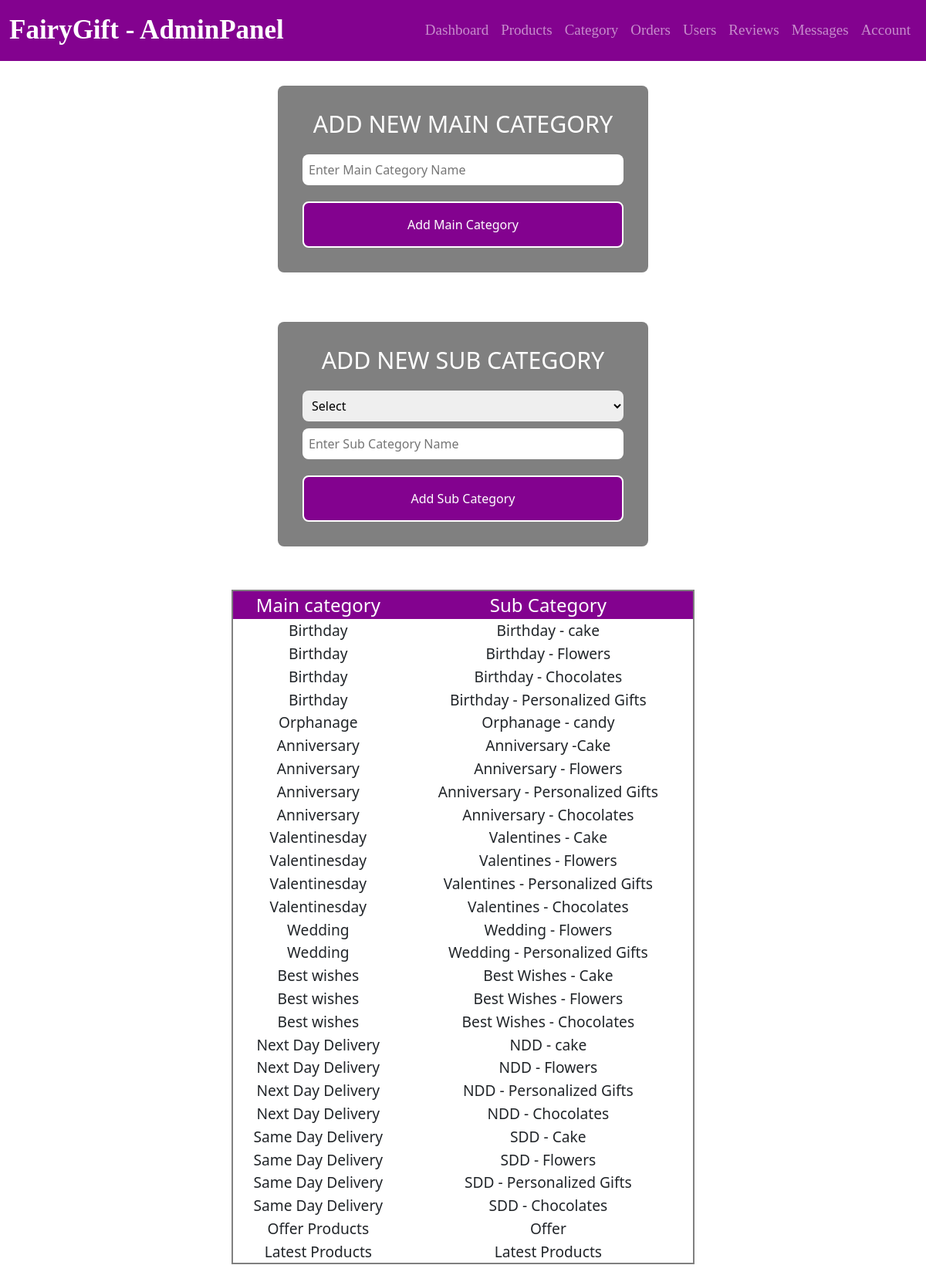
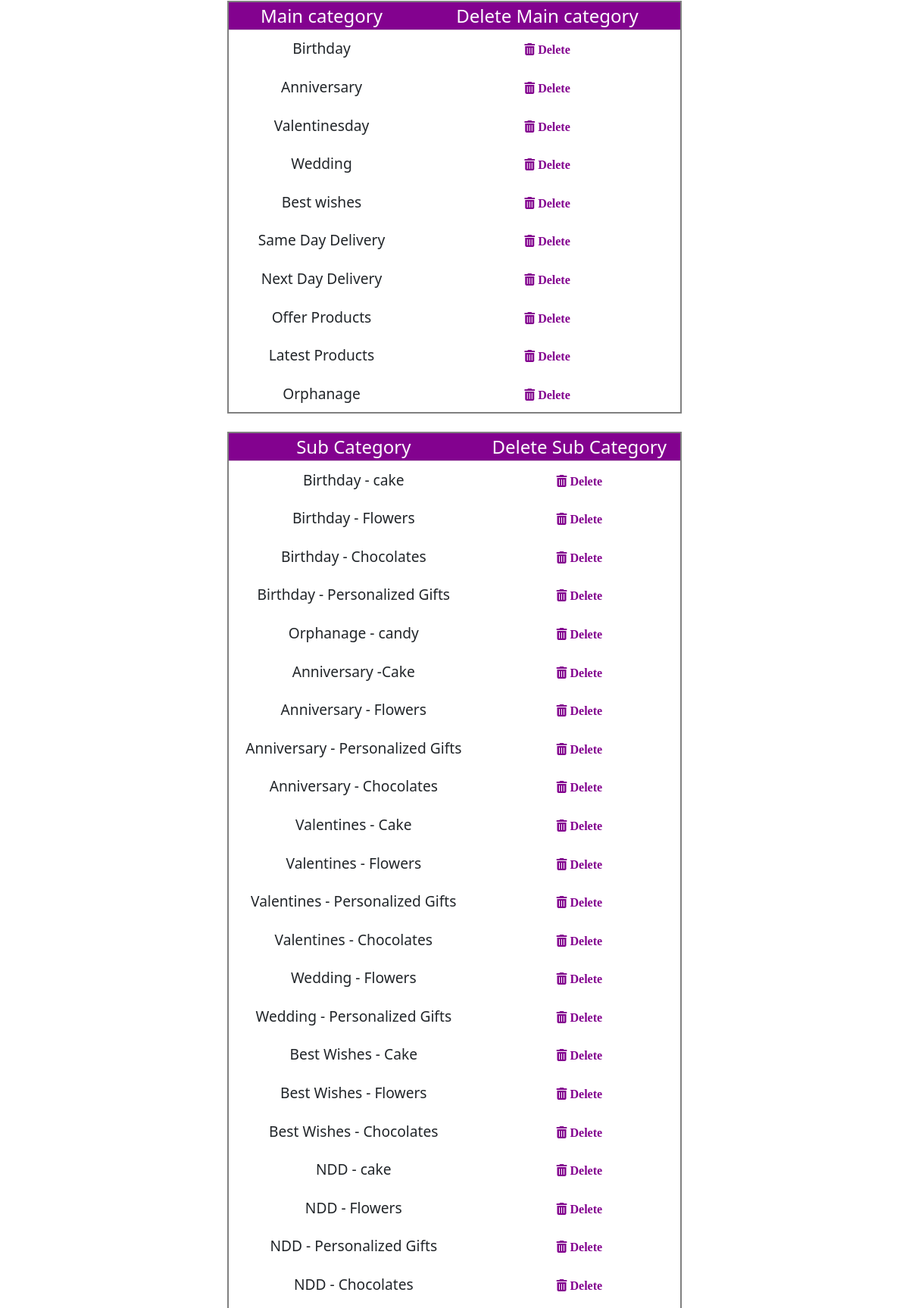
Page /AdminCategory.php (upper part) on the committed database (2 pictures, top to bottom).
### tables this page shows
CREATE TABLE `subcategory` (
  `SC_ID` int(11) NOT NULL,
  `Subcategory` varchar(255) NOT NULL,
  `MC_ID` int(11) NOT NULL
);

CREATE TABLE `maincategory` (
  `MC_ID` int(11) NOT NULL,
  `MC_Name` varchar(255) NOT NULL
);

### AdminCategory.php (the view, shortened to what this page needs)
<!DOCTYPE html>
<html lang="en">
<head>
</head>
<body>
<?php
 @include 'AdminHeader.php';
?>
<body>
<div class="product-Container">
    <div class="admin-product-form-container">
   <form action="" method="POST" enctype="multipart/form-data">
      <h3>Add new Main Category</h3>
      <input type="text" class="box" placeholder="Enter Main Category Name" name="Mcategory">
      <input type="submit" value="Add Main Category" name="add_maincategory" class="btn">
   </form>
</div>
</div>
<body>
<div class="product-Container">
    <div class="admin-product-form-container">
   <form action="" method="POST" enctype="multipart/form-data">
      <h3>Add new Sub Category</h3>
      <select  name="SMcategory" id="C1" class="box">
                <?php
                     $sl="SELECT DISTINCT(MC_Name) FROM maincategory";
                    $r=$connect->query($sl);
                        if($r->num_rows>0)
                            {
                                echo"<option value=''>Select</option>";
                            }
                ?>
            </select>
      <input type="text" class="box" placeholder="Enter Sub Category Name" name="Scategory">
      <input type="submit" value="Add Sub Category" name="add_subcategory" class="btn">
   </form>
</div>
</div>
<br>
<?php
$select = mysqli_query($connect,"SELECT  s.Subcategory,
                                      m.MC_Name FROM  subcategory s INNER JOIN maincategory AS m ON s.MC_ID = m.MC_ID ")or die('query failed');
?>
<div class="scd">
  <table class="scdt">
    <thead class="scdth">
      <tr class="tr">
        <td> Main category </td>
        <td> Sub Category </td>
</tr>
</thead>
<?php
while ($row = mysqli_fetch_assoc($select)){
  ?>
  <tr class="scdtr">
        <td> <?php echo $row['MC_Name'];?> </td>
        <td> <?php echo $row['Subcategory'];?> </td>
      <tr>
<?php
};
?>
</table>
</div>
<br>
<?php
$selectm = mysqli_query($connect,"SELECT * FROM  maincategory")or die('query failed');
?>
<div class="amc">
  <table class="amct">
    <thead class="">
      <tr>
      <td class="amcth"> Main category </td>
        <td class="amcth" >Delete Main category  </td>
</tr>
</thead>
<?php
while ($rowm = mysqli_fetch_assoc($selectm)){
  ?>
  <tr class="amctr">
  <td> <?php echo $rowm['MC_Name'];?> </td>
        <td>
<a href="AdminCategory.php?deleteM=<?php echo $rowm['MC_ID']; ?>" class="acbtn" onclick="return confirm('delete this product?');"> <i class="fa fa-trash"></i> Delete</a>
       </td>
      <tr>
<?php
};
?>
</table>
</div>
<br>
<?php
$selects = mysqli_query($connect,"SELECT * FROM  subcategory")or die('query failed');
?>
<div class="amc">
  <table class="amct">
    <thead class="">
      <tr class="tr">
        <td class="amcth"> Sub Category </td>
        <td class="amcth">Delete Sub Category </td>
</tr>
</thead>
<?php
while ($rows = mysqli_fetch_assoc($selects)){
  ?>
  <tr class="amctr">
        <td> <?php echo $rows['Subcategory'];?> </td>
        <td>
<a href="AdminCategory.php?delete=<?php echo $rows['SC_ID']; ?>" class="acbtn" onclick="return confirm('delete this product?');"> <i class="fa fa-trash"></i> Delete</a>
       </td>
      <tr>
<?php
};
?>
</table>
</div>
</body>
</html>

### AdminStyle.css (style rules this page uses)
* { padding: 0; margin:0; text-decoration: none; list-style: none; }
.btn { display: block; width:100%; cursor: pointer; border-radius: .5rem; margin-top: 1rem; font-size: 1.0rem; padding: 1rem 3rem; background-color:#83028f; color: white; border: 2px solid white; }
.product-Container { padding: 2rem; margin: 0 auto; }
.admin-product-form-container form { max-width: 30rem; margin:0 auto; padding: 2rem; border-radius: .5rem; background-color: grey; }
.admin-product-form-container form h3 { text-transform: uppercase; color:white; margin-bottom: 1rem; text-align: center; font-size: 1.9rem; }
.admin-product-form-container form .box { width: 100%; padding:.5rem .5rem; font-size: 1rem; margin: 0.3rem 0; text-transform: none; background: var(white); border-radius: .5rem; border:var(--border); }
tr { border: 1px solid white; }
.scdt { border: 2px solid grey; width: 50%; margin-left: auto; margin-right: auto; text-align:center; }
.scdth { text-align: center; border-bottom: 1px solid #ddd; background-color: #83028f; color:white; height:25px; font-size: 1.5rem; }
.scdtr { text-align:center; font-size: 1.2rem; }
.amct { border: 2px solid grey; width: 50%; margin-left: auto; margin-right: auto; text-align:center; align-items: center; }
.amcth { text-align: center; border-bottom: 1px solid #ddd; background-color: #83028f; color:white; height:25px; font-size: 1.5rem; }
.amctr { text-align:center; font-size: 1.2rem; }
.acbtn { display:inline-block; cursor: pointer; border-radius: .3rem; margin-top: 0.5rem; margin-bottom: 0.3rem; font-size: 1.0rem; padding: 0.4rem 0.4rem; color:#83028f; text-align: center; font-family:Verdana; width: 50%; text-decoration: none; font-weight: bold; }

### rows in the picture
subcategory: MC_ID.MC_Name "Birthday", Subcategory "Birthday - cake"
subcategory: MC_ID.MC_Name "Birthday", Subcategory "Birthday - Flowers"
subcategory: MC_ID.MC_Name "Birthday", Subcategory "Birthday - Chocolates"
subcategory: MC_ID.MC_Name "Birthday", Subcategory "Birthday - Personalized Gifts"
subcategory: MC_ID.MC_Name "Orphanage", Subcategory "Orphanage - candy"
subcategory: MC_ID.MC_Name "Anniversary", Subcategory "Anniversary -Cake"
subcategory: MC_ID.MC_Name "Anniversary", Subcategory "Anniversary - Flowers"
subcategory: MC_ID.MC_Name "Anniversary", Subcategory "Anniversary - Personalized Gifts"
subcategory: MC_ID.MC_Name "Anniversary", Subcategory "Anniversary - Chocolates"
subcategory: MC_ID.MC_Name "Valentinesday", Subcategory "Valentines - Cake"
subcategory: MC_ID.MC_Name "Valentinesday", Subcategory "Valentines - Flowers"
subcategory: MC_ID.MC_Name "Valentinesday", Subcategory "Valentines - Personalized Gifts"
subcategory: MC_ID.MC_Name "Valentinesday", Subcategory "Valentines - Chocolates"
subcategory: MC_ID.MC_Name "Wedding", Subcategory "Wedding - Flowers"
subcategory: MC_ID.MC_Name "Wedding", Subcategory "Wedding - Personalized Gifts"
subcategory: MC_ID.MC_Name "Best wishes", Subcategory "Best Wishes - Cake"
subcategory: MC_ID.MC_Name "Best wishes", Subcategory "Best Wishes - Flowers"
subcategory: MC_ID.MC_Name "Best wishes", Subcategory "Best Wishes - Chocolates"
subcategory: MC_ID.MC_Name "Next Day Delivery", Subcategory "NDD - cake"
subcategory: MC_ID.MC_Name "Next Day Delivery", Subcategory "NDD - Flowers"
subcategory: MC_ID.MC_Name "Next Day Delivery", Subcategory "NDD - Personalized Gifts"
subcategory: MC_ID.MC_Name "Next Day Delivery", Subcategory "NDD - Chocolates"
subcategory: MC_ID.MC_Name "Same Day Delivery", Subcategory "SDD - Cake"
subcategory: MC_ID.MC_Name "Same Day Delivery", Subcategory "SDD - Flowers"
subcategory: MC_ID.MC_Name "Same Day Delivery", Subcategory "SDD - Personalized Gifts"
subcategory: MC_ID.MC_Name "Same Day Delivery", Subcategory "SDD - Chocolates"
subcategory: MC_ID.MC_Name "Offer Products", Subcategory "Offer"
subcategory: MC_ID.MC_Name "Latest Products", Subcategory "Latest Products"
maincategory: MC_Name "Birthday"
maincategory: MC_Name "Anniversary"
maincategory: MC_Name "Valentinesday"
maincategory: MC_Name "Wedding"
maincategory: MC_Name "Best wishes"
maincategory: MC_Name "Same Day Delivery"
maincategory: MC_Name "Next Day Delivery"
maincategory: MC_Name "Offer Products"
maincategory: MC_Name "Latest Products"
maincategory: MC_Name "Orphanage"
